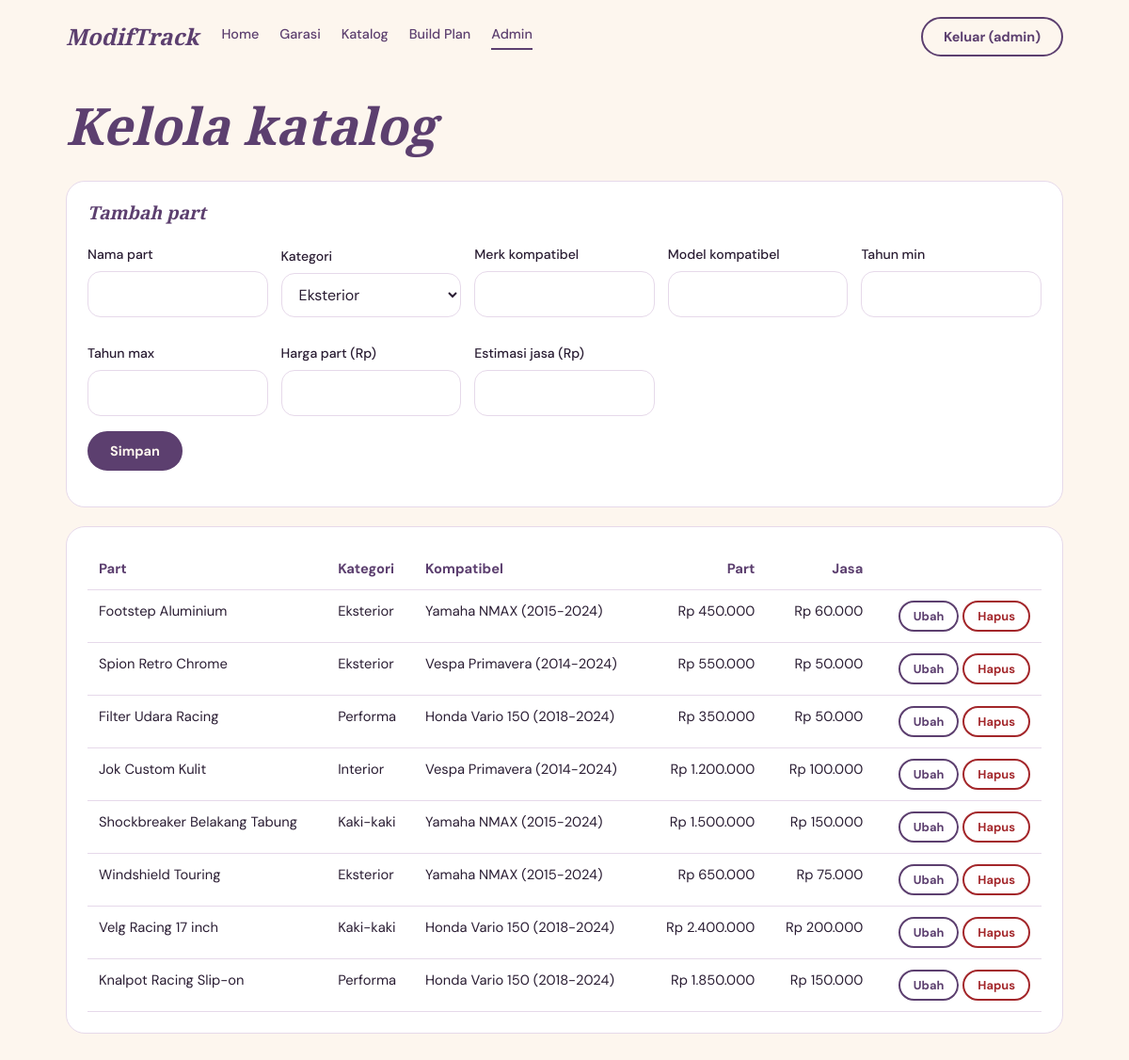
The app's page /pages/admin_katalog.php (signed in) with its own data.
### tables this page shows
CREATE TABLE IF NOT EXISTS parts_catalog (
  id INT AUTO_INCREMENT PRIMARY KEY,
  nama_part VARCHAR(100) NOT NULL,
  kategori ENUM('Eksterior','Interior','Kaki-kaki','Performa') NOT NULL,
  kompatibel_merk VARCHAR(50) NOT NULL,
  kompatibel_model VARCHAR(50) NOT NULL,
  tahun_min INT NOT NULL,
  tahun_max INT NOT NULL,
  harga_part INT NOT NULL,
  estimasi_jasa INT NOT NULL
);

### includes/auth.php (called while the page is built, shortened)
<?php
require_once __DIR__ . '/../config/koneksi.php';
function e($s): string { return htmlspecialchars((string)$s, ENT_QUOTES, 'UTF-8'); }
function rupiah($n): string { return 'Rp ' . number_format((int)$n, 0, ',', '.'); }

### config/koneksi.php (called while the page is built, shortened)
<?php
try {
    $conn = mysqli_connect(DB_HOST, DB_USER, DB_PASS, DB_NAME);
    mysqli_set_charset($conn, 'utf8mb4');
} catch (mysqli_sql_exception $ex) {
    error_log('DB error: ' . $ex->getMessage());
    http_response_code(500);
    exit('Koneksi database gagal. Pastikan MySQL aktif dan database sudah diimpor.');
}
function q(string $sql, string $types = '', array $params = []): mysqli_stmt {
    global $conn;
    $st = mysqli_prepare($conn, $sql);
    mysqli_stmt_execute($st);
    return $st;
}
function rows(string $sql, string $types = '', array $params = []): array {
    return mysqli_fetch_all(mysqli_stmt_get_result(q($sql, $types, $params)), MYSQLI_ASSOC);
}

### pages/admin_katalog.php (the view, shortened to what this page needs)
<?php
require_once '../includes/auth.php';
$kats = ['Eksterior', 'Interior', 'Kaki-kaki', 'Performa'];
$edit = isset($_GET['edit']) ? row('SELECT * FROM parts_catalog WHERE id=?', 'i', [(int)$_GET['edit']]) : null;
$f = $edit ?? ['id' => 0, 'nama_part' => '', 'kategori' => '', 'kompatibel_merk' => '', 'kompatibel_model' => '',
               'tahun_min' => '', 'tahun_max' => '', 'harga_part' => '', 'estimasi_jasa' => ''];
$parts = rows('SELECT * FROM parts_catalog ORDER BY id DESC');
$title = 'Admin Katalog'; $active = 'admin';
include '../includes/header.php';
?>
<h1>Kelola katalog</h1>
<form method="post" class="card">
  <h3><?= $edit ? 'Ubah part #' . (int)$f['id'] : 'Tambah part' ?></h3>
  <div class="form-row">
    <div><label for="nama_part">Nama part</label><input id="nama_part" name="nama_part" maxlength="100" required value="<?= e($f['nama_part']) ?>"></div>
    <div><label for="kategori">Kategori</label>
      <select id="kategori" name="kategori"><?php foreach ($kats as $k): ?><option <?= $f['kategori'] === $k ? 'selected' : '' ?>><?= e($k) ?></option><?php endforeach; ?></select></div>
    <div><label for="merk">Merk kompatibel</label><input id="merk" name="merk" maxlength="50" required value="<?= e($f['kompatibel_merk']) ?>"></div>
    <div><label for="model">Model kompatibel</label><input id="model" name="model" maxlength="50" required value="<?= e($f['kompatibel_model']) ?>"></div>
    <div><label for="tahun_min">Tahun min</label><input id="tahun_min" type="number" name="tahun_min" required value="<?= e($f['tahun_min']) ?>"></div>
    <div><label for="tahun_max">Tahun max</label><input id="tahun_max" type="number" name="tahun_max" required value="<?= e($f['tahun_max']) ?>"></div>
    <div><label for="harga">Harga part (Rp)</label><input id="harga" type="number" min="0" name="harga" required value="<?= e($f['harga_part']) ?>"></div>
    <div><label for="jasa">Estimasi jasa (Rp)</label><input id="jasa" type="number" min="0" name="jasa" required value="<?= e($f['estimasi_jasa']) ?>"></div>
  </div>
  <p><button class="btn" type="submit">Simpan</button>
     <?php if ($edit): ?><a class="btn btn-ghost" href="admin_katalog.php">Batal</a><?php endif; ?></p>
</form>
<div class="card table-scroll">
<table>
  <tr><th>Part</th><th>Kategori</th><th>Kompatibel</th><th class="num">Part</th><th class="num">Jasa</th><th></th></tr>
  <?php foreach ($parts as $p): ?>
  <tr>
    <td><?= e($p['nama_part']) ?></td><td><?= e($p['kategori']) ?></td>
    <td><?= e($p['kompatibel_merk'] . ' ' . $p['kompatibel_model']) ?> (<?= (int)$p['tahun_min'] ?>-<?= (int)$p['tahun_max'] ?>)</td>
    <td class="num"><?= rupiah($p['harga_part']) ?></td><td class="num"><?= rupiah($p['estimasi_jasa']) ?></td>
    <td class="num">
      <a class="btn btn-ghost btn-sm" href="?edit=<?= (int)$p['id'] ?>">Ubah</a>
      <form method="post" class="inline">
        <button class="btn btn-danger btn-sm" data-confirm="Hapus part ini? Part juga hilang dari build plan user.">Hapus</button>
      </form>
    </td>
  </tr>
  <?php endforeach; ?>
</table>
</div>
<?php include '../includes/footer.php'; ?>

### includes/header.php (shortened to what this page needs)
<?php
$base   = $base ?? '../';
$active = $active ?? '';
$public = $public ?? false;
?><!DOCTYPE html>
<html lang="id">
<head>
<link rel="stylesheet" href="<?= $base ?>assets/css/style.css">
</head>
<body>
<?php if (!$public && !empty($_SESSION['user_id'])):
  $links = ['dashboard' => ['Home', 'dashboard.php'], 'kendaraan' => ['Garasi', 'kendaraan.php'],
            'katalog' => ['Katalog', 'katalog.php'], 'build' => ['Build Plan', 'build_plan.php']];
  if (($_SESSION['role'] ?? '') === 'admin') $links['admin'] = ['Admin', 'admin_katalog.php'];
?>
<header class="nav">
  <a class="brand" href="<?= $base ?>pages/dashboard.php">ModifTrack</a>
  <nav>
    <?php foreach ($links as $k => [$label, $file]): ?>
      <a href="<?= $base ?>pages/<?= $file ?>" class="<?= $active === $k ? 'on' : '' ?>"><?= $label ?></a>
    <?php endforeach; ?>
  </nav>
  <a class="btn btn-ghost" href="<?= $base ?>auth/logout.php">Keluar (<?= e($_SESSION['username']) ?>)</a>
</header>
<?php endif; ?>
<main class="wrap">

### includes/footer.php (shortened to what this page needs)
</main>
</body>
</html>

### assets/css/style.css (style rules this page uses)
:root { --purple: #5c3f6f; --gold: #f9d13c; --cream: #fdf6ee; --ink: #2a1d33; --muted: #7b6a86; --line: #e6d9ea; --r: 28px; --serif: "Playfair Display", Georgia, serif; --sans: "DM Sans", system-ui, -apple-system, "Segoe UI", sans-serif; }
* { box-sizing: border-box; }
body { margin: 0; background: var(--cream); color: var(--ink); font-family: var(--sans); line-height: 1.55; }
h1, h2, h3 { font-family: var(--serif); font-style: italic; color: var(--purple); line-height: 1.15; margin: 0 0 0.5em; }
h1 { font-size: clamp(2rem, 5vw, 3.4rem); }
h3 { font-size: 1.2rem; }
a { color: var(--purple); }
.wrap { max-width: 1100px; margin: 0 auto; padding: 24px 20px 64px; }
.nav { display: flex; align-items: center; gap: 24px; max-width: 1100px; margin: 0 auto; padding: 18px 20px; flex-wrap: wrap; }
.brand { font-family: var(--serif); font-style: italic; font-weight: 800; font-size: 1.5rem; text-decoration: none; }
.nav nav { display: flex; gap: 22px; flex: 1; flex-wrap: wrap; }
.nav nav a { text-decoration: none; font-size: 0.9rem; font-weight: 500; padding-bottom: 3px; border-bottom: 2px solid transparent; }
.nav nav a.on { border-color: var(--purple); }
.btn { display: inline-block; border: 2px solid var(--purple); background: var(--purple); color: var(--cream); padding: 10px 22px; border-radius: 999px; font: 700 0.9rem var(--sans); text-decoration: none; cursor: pointer; }
.btn-ghost { background: transparent; color: var(--purple); }
.btn-sm { padding: 6px 14px; font-size: 0.8rem; }
.btn-danger { background: transparent; color: #a3262a; border-color: #a3262a; }
.card { background: #fff; border: 1px solid var(--line); border-radius: 20px; padding: 22px; margin-bottom: 20px; }
label { display: block; font-weight: 500; font-size: 0.88rem; margin: 14px 0 6px; }
input, select, textarea { width: 100%; padding: 11px 14px; border: 1.5px solid var(--line); border-radius: 14px; background: #fff; font: inherit; color: var(--ink); }
.form-row { display: grid; gap: 14px; grid-template-columns: repeat(auto-fit, minmax(170px, 1fr)); align-items: end; }
.table-scroll { overflow-x: auto; }
table { width: 100%; border-collapse: collapse; font-size: 0.92rem; }
th, td { text-align: left; padding: 11px 12px; border-bottom: 1px solid var(--line); vertical-align: top; }
th { color: var(--purple); font-weight: 700; white-space: nowrap; }
td.num, th.num { text-align: right; white-space: nowrap; }
.inline { display: inline; }

### records on screen
parts_catalog: nama_part "Footstep Aluminium", kategori "Eksterior", kompatibel_merk+kompatibel_model "Yamaha NMAX", tahun_min "2015", tahun_max "2024", harga_part "Rp 450.000", estimasi_jasa "Rp 60.000"
parts_catalog: nama_part "Spion Retro Chrome", kategori "Eksterior", kompatibel_merk+kompatibel_model "Vespa Primavera", tahun_min "2014", tahun_max "2024", harga_part "Rp 550.000", estimasi_jasa "Rp 50.000"
parts_catalog: nama_part "Filter Udara Racing", kategori "Performa", kompatibel_merk+kompatibel_model "Honda Vario 150", tahun_min "2018", tahun_max "2024", harga_part "Rp 350.000", estimasi_jasa "Rp 50.000"
parts_catalog: nama_part "Jok Custom Kulit", kategori "Interior", kompatibel_merk+kompatibel_model "Vespa Primavera", tahun_min "2014", tahun_max "2024", harga_part "Rp 1.200.000", estimasi_jasa "Rp 100.000"
parts_catalog: nama_part "Shockbreaker Belakang Tabung", kategori "Kaki-kaki", kompatibel_merk+kompatibel_model "Yamaha NMAX", tahun_min "2015", tahun_max "2024", harga_part "Rp 1.500.000", estimasi_jasa "Rp 150.000"
parts_catalog: nama_part "Windshield Touring", kategori "Eksterior", kompatibel_merk+kompatibel_model "Yamaha NMAX", tahun_min "2015", tahun_max "2024", harga_part "Rp 650.000", estimasi_jasa "Rp 75.000"
parts_catalog: nama_part "Velg Racing 17 inch", kategori "Kaki-kaki", kompatibel_merk+kompatibel_model "Honda Vario 150", tahun_min "2018", tahun_max "2024", harga_part "Rp 2.400.000", estimasi_jasa "Rp 200.000"
parts_catalog: nama_part "Knalpot Racing Slip-on", kategori "Performa", kompatibel_merk+kompatibel_model "Honda Vario 150", tahun_min "2018", tahun_max "2024", harga_part "Rp 1.850.000", estimasi_jasa "Rp 150.000"

### other values on screen
$label "Home"
$label "Garasi"
$label "Katalog"
$label "Build Plan"
$label "Admin"
$_SESSION['username'] "admin"
form field kategori "Eksterior"
